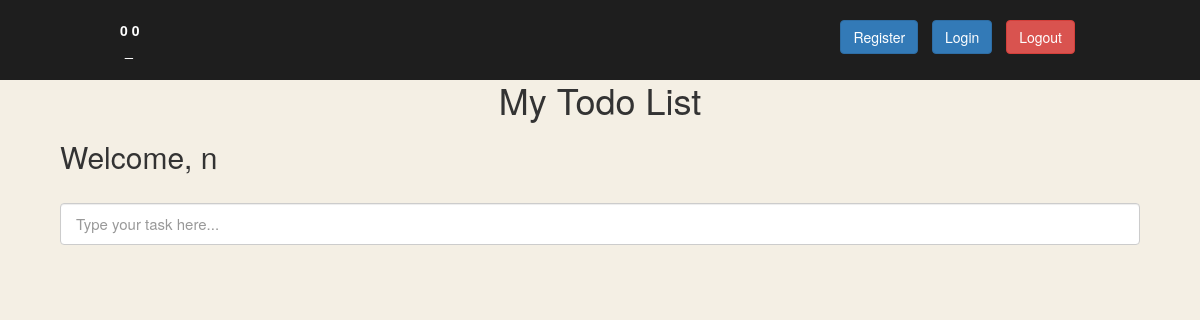
Page / (signed in) on the earlier database version.
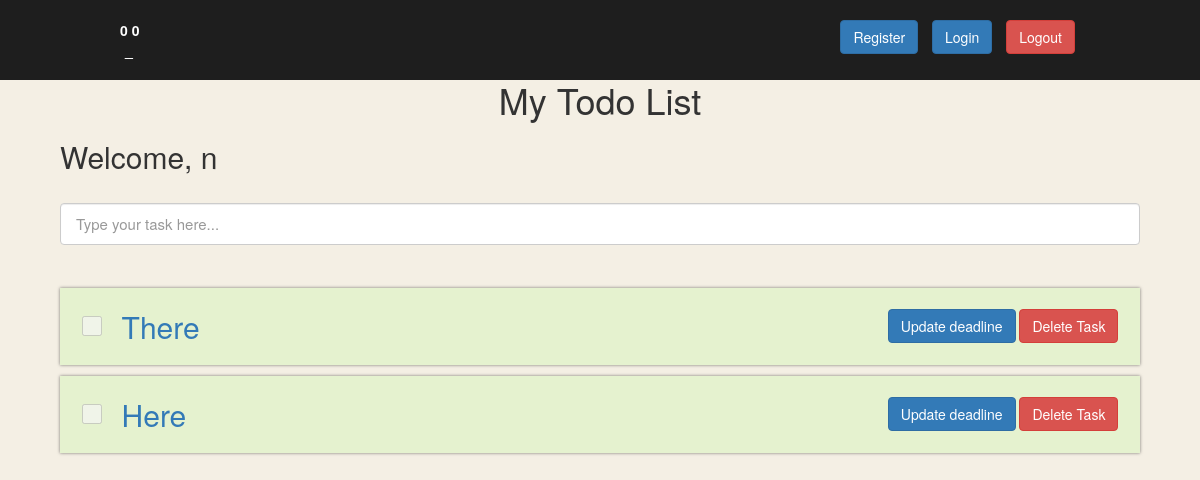
Same page on the later database version.
### main.py (models this page shows)
class User(db.Model, UserMixin):
    id = db.Column(db.Integer, primary_key=True)
    name = db.Column(db.String(500), nullable=False)
    email = db.Column(db.String(500), nullable=False, unique=True)
    password = db.Column(db.String(500), nullable=False)
    tasks = relationship("ToDoTask", back_populates='user')

class ToDoTask(db.Model):
    id = db.Column(db.Integer, primary_key=True)
    task = db.Column(db.String(1000), nullable=False)
    completed = db.Column(db.Boolean, nullable=False)
    deadline = db.Column(db.DateTime)
    user = relationship('User', back_populates='tasks')
    user_id = db.Column(db.Integer, db.ForeignKey("user.id"))

### main.py (the view, shortened to what this page needs)
@app.route("/", methods=["GET", "POST"])
def home():
    form = AddTaskForm()
    with app.app_context():
        if current_user.is_authenticated:
            task_list = ToDoTask.query.filter_by(user_id=current_user.id)
        else:
            task_list = ToDoTask.query.filter_by(user_id=None)
    return render_template("index.html", form=form, tasks=task_list)

### form.py
class AddTaskForm(FlaskForm):
    task = StringField(label="",
                       validators=[DataRequired(), Length(1, 1000)],
                       render_kw={"placeholder": "Type your task here..."})

### main.py (called while the page is built)
@login_manager.user_loader
def load_user(user_id):
    return User.query.get(user_id)

### templates/index.html (shortened to what this page needs)
{% include 'partials/header.html' %}
{% import 'bootstrap/wtf.html' as wtf %}
{% block content %}
<h1 class="main-heading">My Todo List</h1>
{% if current_user.name: %}
<h2>Welcome, {{ current_user.name }}</h2>
{% endif %}
{{ wtf.quick_form(form, novalidate=True) }}
{% for todo in tasks|reverse: %}
<div class="task {{'completed' if todo.completed else ''}}">
    <div class="task-info">
        <a class="task-link" href="{{url_for('change_task_status', task_id=todo.id)}}">
            <h2 class="task-name">{{todo.task}}</h2>
            {% if todo.completed %}
            <input type="checkbox" disabled checked>
            {%else: %}
            <input type="checkbox" disabled>
            {% endif %}
        </a>
    </div>
    <div>
        <a href="{{ url_for('add_deadline', task_id=todo.id) }}" class="btn btn-primary"> Update deadline</a>
        <a href="{{url_for('delete_task', task_id=todo.id) }}" class="btn btn-danger">Delete Task</a>
    </div>
</div>
{% endfor %}
{% endblock %}

### templates/partials/header.html (shortened to what this page needs)
{% extends 'bootstrap/base.html' %}
{% import 'bootstrap/wtf.html' as wtf %}
{% block styles %}
{{ super() }}
<link rel="stylesheet" href="{{url_for('static', filename='css/index.css')}}">
{% endblock %}
{% block content %}
<header>
    <div class="logo">
        0 0 <br>
        <Span>_</Span>
    </div>
    <div class="btn-holder">
        <a class="btn btn-primary" href="{{ url_for('register') }}">Register</a>
        <a class="btn btn-primary" href="{{ url_for('login') }}">Login</a>
        <a class="btn btn-danger" href="{{ url_for('logout') }}">Logout</a>
    </div>
</header>
{% endblock %}

### static/css/index.css (style rules this page uses)
body { background: #F4EFE4; padding: 5%; }
.main-heading { text-align: center; }
input[type="text"] { padding: 2rem 1.5rem; font-size: 1.5rem; }
.task:first-of-type { margin-top:4%; }
.task { background: #E5F2CF; box-shadow: 0 0 3px rgba(0, 0, 0, 0.5); display: flex; justify-content: space-between; align-items: center; padding: 2%; margin-bottom: 1%; }
.task input[type="checkbox"] { width: 20px; height: 20px; margin: 0; }
.task-link, .task-info { display: flex; align-items: center; }
.task-link { flex-direction: row-reverse; justify-content: space-between; }
.task-name { margin: 0 2rem; }
header { position: absolute; background: #1e1e1e; top: 0; left: 0; right: 0; padding: 2rem 10%; color: #fff; display: flex; }
.logo { font-weight:bold; }
.logo span { display: inline-block; margin-left: .5rem; }
header .btn-holder { margin-left: auto; }
header .btn { margin: 0 .5rem; }

Differences in the rows shown:
added ToDoTask: task "There"
added ToDoTask: task "Here"
